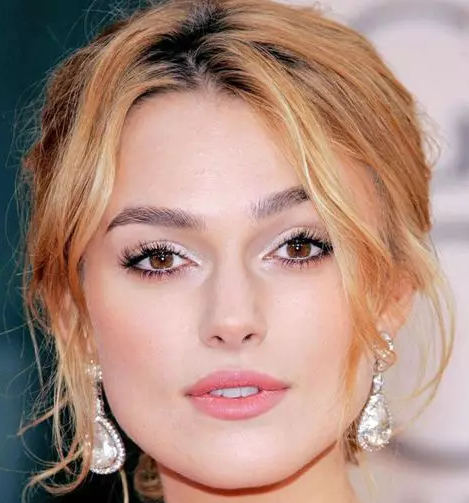
#> input picture input/a.bmp, 469 x 503 px
$ python im.py
#> lines starting #> are read from the running program, lines starting #| are printed output that depends on the picture
from PIL import Image
import random
import webbrowser
import tkinter.filedialog

in1 = tkinter.filedialog.askopenfilename(filetypes=[("Bitmap files", "*.bmp")])
#> the answer given: input/a.bmp
in2 = tkinter.filedialog.askopenfilename(filetypes=[("Bitmap files", "*.bmp")])
#> the answer given: input/b.bmp
re  = tkinter.filedialog.askopenfilename(filetypes=[("Bitmap files", "*.bmp")])
#> the answer given: input/b.bmp


a = Image.open(in1)
#> a is the input picture: PIL image 469x503 RGBA; mean R, G, B, A 172.5, 140.5, 128.2, 255
b = Image.open(in2)
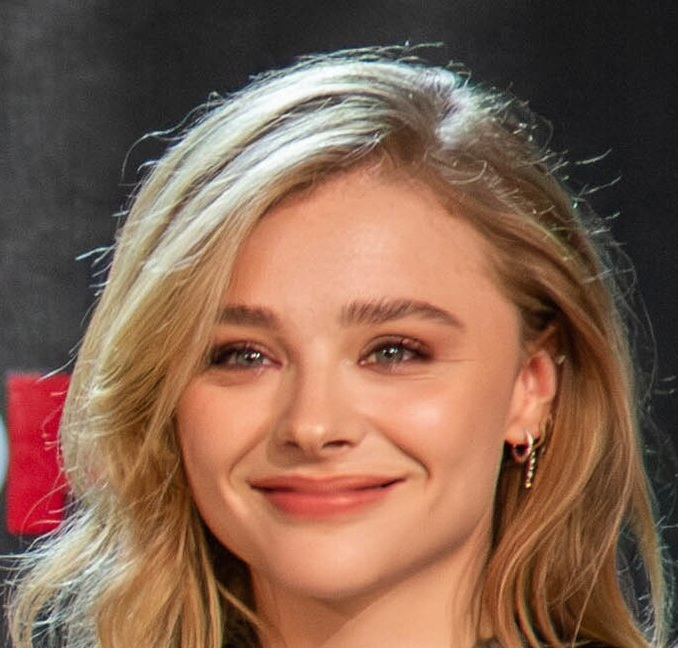
#> input picture input/b.bmp, 678 x 648 px
#> b is the input picture: PIL image 678x648 RGB; mean R, G, B 132.5, 98.4, 79.8
c = Image.open(re)

x = y = 400

a = a.resize((x,y))
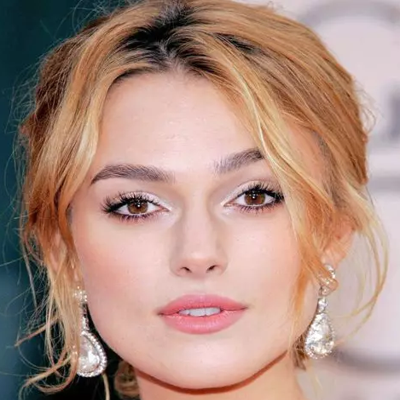
#> a: PIL image 400x400 RGBA; mean R, G, B, A 172.5, 140.5, 128.2, 255
b = b.resize((x,y))
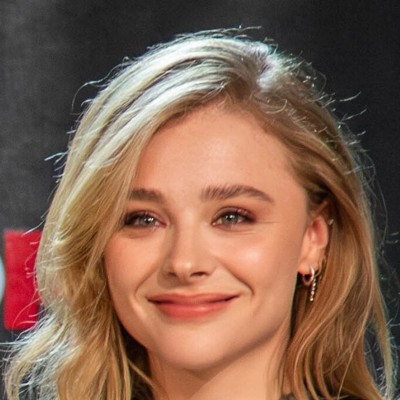
#> b: PIL image 400x400 RGB; mean R, G, B 132.5, 98.4, 79.8
c = c.resize((x,y))

pixa = a.load()
pixb = b.load()
pixc = c.load()


m_add = 125
m_cor = 0
rea = [0,0,0,255]
pixa_s = [0,0,0,255]
pixb_s = [0,0,0,255]
pixc_s = [0,0,0,255]

for i in range(a.size[0]) :
    for j in range(a.size[1]) :
        rand = random.randint(0,3)
        if rand == 0:
            for k in range(3):
                pixa_s[k] = int(pixa[i,j][k] * ((m_add) / 255))
                choi = pixa_s[k]
                pixc_s[k] = int(pixc[i,j][k] * ((m_add) / 255)) + m_add + m_cor
                rea[k] = pixc_s[k] - choi

            pixb[i,j] = tuple(rea)
            pixa[i,j] = tuple(pixa_s)
            pixc[i,j] = tuple(pixc_s)

        elif rand == 1 :
            for k in range(3):
                pixb_s[k] = int(pixb[i,j][k] * ((m_add) / 255))
                choi = pixb_s[k]
                pixc_s[k] = int(pixc[i,j][k] * ((m_add) / 255)) + m_add + m_cor
                rea[k] = pixc_s[k] - choi

            pixa[i,j] = tuple(rea)
            pixb[i,j] = tuple(pixb_s)
            pixc[i,j] = tuple(pixc_s)


        elif rand == 2 :
            for k in range(3):
                pixa_s[k] = int(pixa[i,j][k] * ((m_add) / 255))
                choi = pixa_s[k]
                pixc_s[k] = random.randint(125,255)
                rea[k] = pixc_s[k] - choi

            pixb[i,j] = tuple(rea)
            pixa[i,j] = tuple(pixa_s)
            pixc[i,j] = tuple(pixc_s)

        elif rand == 3 :
            for k in range(3):
                pixb_s[k] = int(pixb[i,j][k] * ((m_add) / 255))
                choi = pixb_s[k]
                pixc_s[k] = random.randint(125,255)
                rea[k] = pixc_s[k] - choi

            pixa[i,j] = tuple(rea)
            pixb[i,j] = tuple(pixb_s)
            pixc[i,j] = tuple(pixc_s)

        pixc_s = [0,0,0,255]
        pixb_s = [0,0,0,255]
        pixa_s = [0,0,0,255]
        rea = [0,0,0,255]


a.save('output/a_f.png')
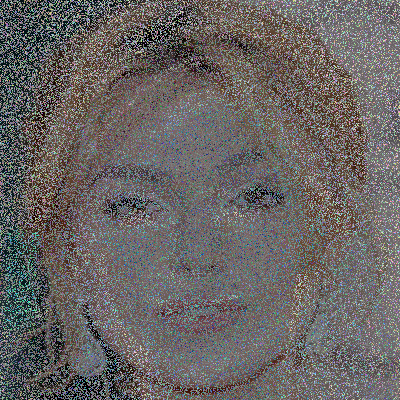
#> saved as a_f.png: PIL image 400x400 RGBA; mean R, G, B, A 104.5, 100.9, 100.1, 255
b.save('output/b_f.png')
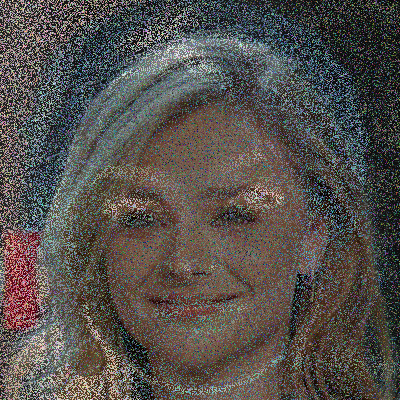
#> saved as b_f.png: PIL image 400x400 RGB; mean R, G, B 85.1, 80.5, 76.7
c.save('output/c_f.png')
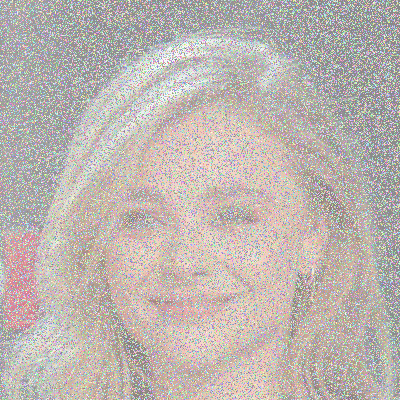
#> saved as c_f.png: PIL image 400x400 RGB; mean R, G, B 189.6, 181.4, 176.8

dir = tkinter.filedialog.askdirectory()
#> the answer given: input

a.save(f'{dir}/a_f.png')
b.save(f'{dir}/b_f.png')
c.save(f'{dir}/c_f.png')

webbrowser.open_new_tab('index.html')
input()
